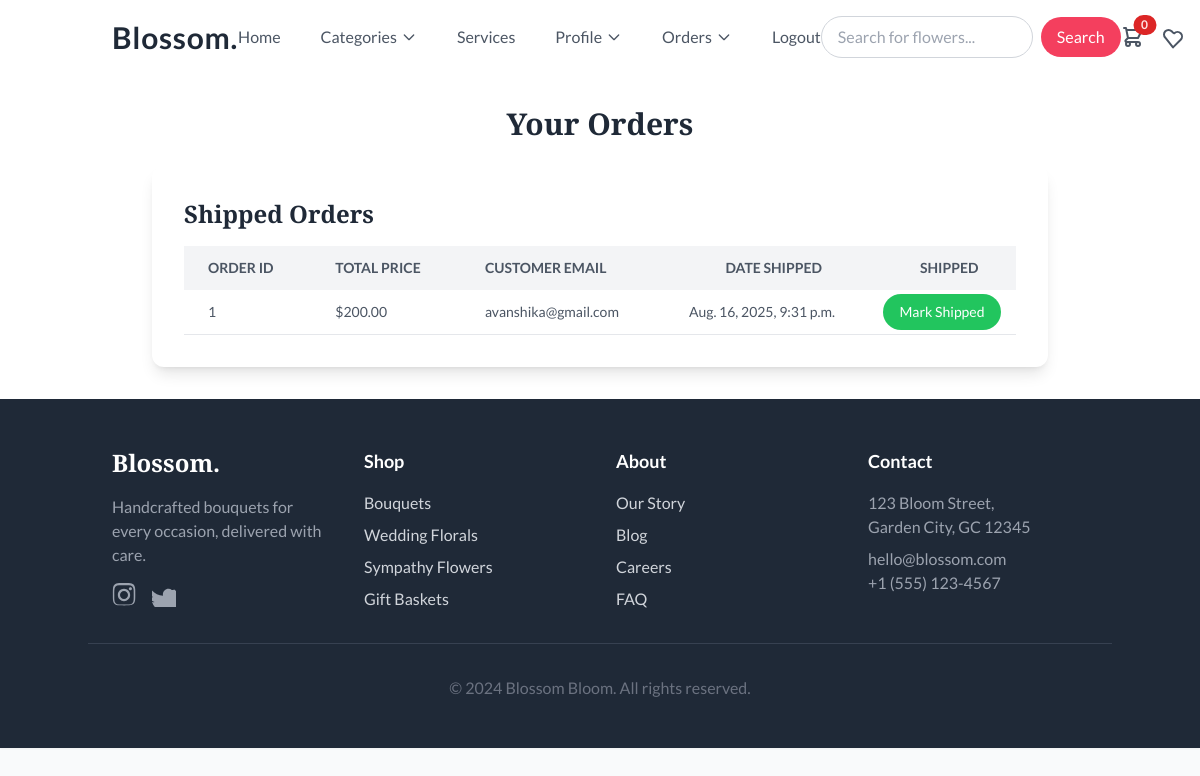
The page /payment/shipped_dash/ (signed in) on the database its author committed.
### payment/models.py (models this page shows, shortened)
class Order(models.Model):
    user = models.ForeignKey(User, on_delete=models.CASCADE, null=True, blank=True)
    full_name = models.CharField(max_length=250)
    email = models.EmailField(max_length=250)
    shipping_address = models.TextField(max_length=15000)
    amount_paid = models.DecimalField(max_digits=6, decimal_places=2)
    date_ordered = models.DateTimeField(auto_now_add=True)
    shipped = models.BooleanField(default=False)
    date_shipped = models.DateTimeField(blank=True, null=True)
    invoice = models.CharField(max_length=250, null=True, blank=True)
    paid = models.BooleanField(default=False)

### payment/views.py (the view, shortened to what this page needs)
# urls.py: path('shipped_dash/', views.shipped_dash, name='shipped_dash'),
def shipped_dash(request):
    if request.user.is_authenticated and request.user.is_superuser:
        orders = Order.objects.filter(shipped=True)
        return render(request, "payment/shipped_dash.html", {"orders": orders})
    else:
        messages.error(request, "Not authorized")
        return redirect('home')

### cart/cart.py (called while the page is built)
    def __len__(self):
        return sum(1 if str(k).startswith("cb:") else v for k, v in self.cart.items())

### cart/context_processors.py (called while the page is built)
def cart(request):
    return{'cart': Cart(request)}

### payment/templates/payment/shipped_dash.html (shortened to what this page needs)
{% extends 'shop/base.html' %}
{% block content %}
<div class="container mx-auto px-4 py-8">
    <div class="max-w-4xl mx-auto">
        <h1 class="text-3xl font-bold text-gray-800 mb-6 text-center">Your Orders</h1>
        <div class="bg-white rounded-xl shadow-lg p-6 md:p-8">
            <h2 class="text-2xl font-semibold text-gray-800 mb-4">Shipped Orders</h2>
            <div class="overflow-x-auto">
                <table class="min-w-full leading-normal">
                    <thead>
                        <tr class="bg-gray-100 text-left text-gray-600 uppercase text-sm font-semibold">
                            <th class="py-3 px-6">Order ID</th>
                            <th class="py-3 px-6">Total Price</th>
                            <th class="py-3 px-6">Customer Email</th>
                            <th class="py-3 px-6 text-center">Date Shipped</th>
                            <th class="py-3 px-6 text-center">Shipped</th>
                        </tr>
                    </thead>
                    <tbody class="text-gray-600 text-sm">
                        {% for item in orders %}
                        <tr class="border-b border-gray-200 hover:bg-gray-50">
                            <td class="py-3 px-6 font-medium"><a href="{% url 'orders' item.id %}">{{ item.id }}</a></td>
                            <td class="py-3 px-6">${{ item.amount_paid }}</td>
                            <td class="py-3 px-6">{{ item.user.email }}</td>
                            <td class="py-3 px-6">{{ item.date_shipped }}</td>
                            <td>
                                <form method="POST">
                                    <button type="submit" class="bg-green-500 text-white px-4 py-2 rounded-full">Mark Shipped</button>
                                </form>
                            </td>
                        </tr>
                        {% endfor %}
                    </tbody>
                </table>
            </div>
        </div>
    </div>
</div>
{% endblock %}

### shop/static/css/style.css (style rules this page uses)
body { font-family: 'Lato', sans-serif; color: #555; }
h1, h2, h3 { font-family: 'Playfair Display', serif; }

### rows shown on the page
Order: id "1", amount_paid "200.00", user.email "avanshika@gmail.com", date_shipped "Aug. 16, 2025, 9:31 p.m."

### other values the page prints
{{ cart|length }} "0"
